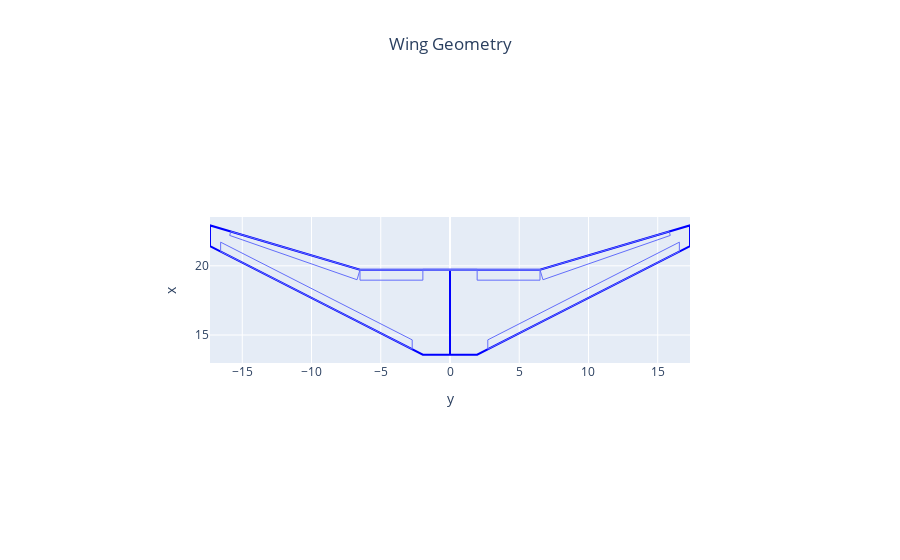

This figure's notebook cell:
### Code cell
oad.flaps_and_slats_drawing(OUTPUT_FILE).show()

### Figure 1 — Plotly figure (JSON) as saved in the notebook; plotly's stock layout.template omitted (floating-point values rounded to 4 significant figures)
{"data": [{"line": {"color": "blue"}, "mode": "lines", "showlegend": false, "type": "scatter", "uid": "0331d3ad-4663-431c-ac27-f0338e2cd929", "x": [0, -1.96, -6.499, -17.33, -17.33, -6.499, -1.96, 0, 0, 0, 1.96, 6.499, 17.33, 17.33, 6.499, 1.96, 0, 0], "y": [13.58, 13.58, 15.9, 21.42, 22.92, 19.71, 19.71, 19.71, 13.58, 13.58, 13.58, 15.9, 21.42, 22.92, 19.71, 19.71, 19.71, 13.58]}, {"line": {"color": "#636efa", "width": 1}, "mode": "lines", "showlegend": false, "type": "scatter", "uid": "42236961-b81c-4172-b114-f674791454e2", "x": [-6.499, -15.82, -15.91, -6.712, -6.499, 6.499, 15.82, 15.91, 6.712, 6.499], "y": [19.71, 22.48, 22.19, 18.99, 19.71, 19.71, 22.48, 22.19, 18.99, 19.71]}, {"line": {"color": "#636efa", "width": 1}, "mode": "lines", "showlegend": false, "type": "scatter", "uid": "5ebfc1c9-c077-4764-a059-324d7895b5a1", "x": [-6.499, -6.499, -1.96, -1.96, -6.499, 6.499, 6.499, 1.96, 1.96, 6.499], "y": [19.71, 18.96, 18.96, 19.71, 19.71, 19.71, 18.96, 18.96, 19.71, 19.71]}, {"line": {"color": "#636efa"}, "mode": "lines", "showlegend": false, "type": "scatter", "uid": "a83119aa-9c76-437b-855f-80838f491701", "x": [-1.96, 1.96], "y": [19.71, 19.71]}, {"line": {"color": "#636efa", "width": 1}, "mode": "lines", "showlegend": false, "type": "scatter", "uid": "7a91f3bd-31d6-47c5-ae7b-f61b43ec9194", "x": [2.728, 2.728, 16.56, 16.56, 2.728], "y": [13.98, 14.65, 21.71, 21.03, 13.98]}, {"line": {"color": "#636efa", "width": 1}, "mode": "lines", "showlegend": false, "type": "scatter", "uid": "03af88e2-8148-453a-888a-877b47fb8d4a", "x": [-2.728, -2.728, -16.56, -16.56, -2.728], "y": [13.98, 14.65, 21.71, 21.03, 13.98]}], "layout": {"autosize": true, "title": {"text": "Wing Geometry", "x": 0.5}, "xaxis": {"autorange": true, "constrain": "domain", "domain": [0.1757, 0.8243], "range": [-17.33, 17.33], "title": {"text": "y"}, "type": "linear"}, "yaxis": {"autorange": true, "constrain": "domain", "domain": [0, 1], "range": [13.06, 23.44], "scaleanchor": "x", "scaleratio": 1, "title": {"text": "x"}, "type": "linear"}}}
